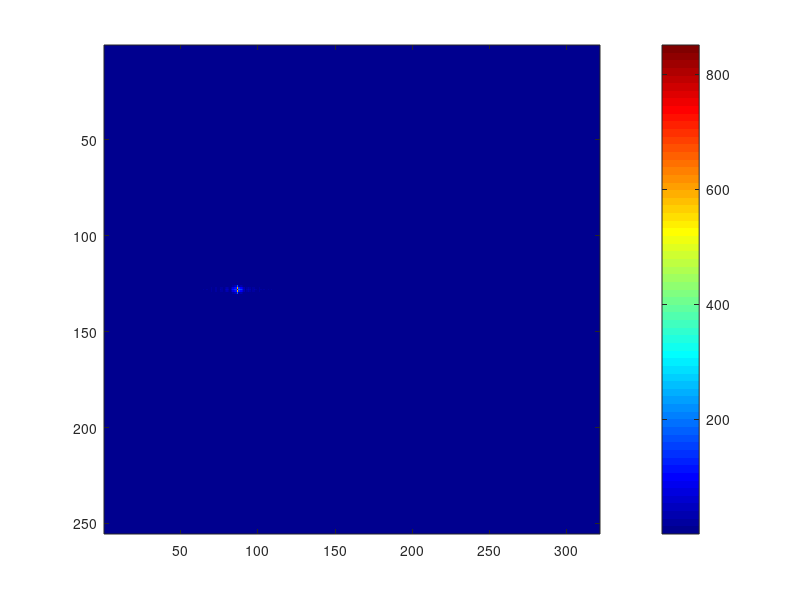

Reproduce this figure in MATLAB.
close all;
clear;

R0 = 20*1000; % slant range of closest approach (m)
Vr = 150;     % effective radar velocity (m/s)
c = 3e+8;     % light speed (m/s)

Fr = 60e+6;   % range sampling rate (Hz)
Tr = 2.5e-6;  % transmitted pulse duration (s)

f0 = 5.3e+9;  % radar center frequency (Hz);
Kr = 20e+12;  % range FM rate (Hz/sec);

lambda = c/f0;

eta_c = 0;

PRF = 100;

% time axes
Nr = 321;    % number of range samples
Na = 255;    % number of azimuth samples

tau = ((0:Nr-1) - (Nr-1)/2) / Fr ; % shift the receiving window by 2*R0/c

%tau = linspace(-Nr/(2*Fr), Nr/(2*Fr), Nr) + 2*R0/c;


eta = linspace(-1.27, 1.27, Na);  % azimuth time referenced to closest approach (s)
                                  % This implies the target is in the
                                  % middle along the azimuth direction
                                

% envelopes
wr = @(x) double(abs(x) < (Tr/2)); % simple rectangular range window

wa = @(x) sinc(x).^2;            % azimuth envelope (sinc-squared)

% instantaneous slant range
R = @(eta) sqrt(R0^2 + (Vr * eta).^2); 

s0 = zeros(Na, Nr);

for ii = 1:Na
    
    Ri = R(eta(ii));          % instantaneous slant range
    range_arg = tau - 2*(Ri-R0)/c; %;  precision concern

    s0(ii,:) = wr(range_arg) .* ...
        wa(eta(ii) - eta_c) .* ...
        exp(-1j*4*pi*f0*Ri/c) .* ...
        exp(1j*pi*(Kr) .* (range_arg).^2);

    dd = wr(range_arg);

end

tau_ref = ((0:Nr-1) - (Nr-1)/2) / Fr;


tt = -Tr/2 : 1/Fr : Tr/2; % the same as tau_ref(86:236);

ref_chirp = exp(1j * pi * Kr * tt.^2);

ref_chirp = ref_chirp(2:150); % remove the beginning and the end

G = conj((fft(ref_chirp, Nr))); % zero padding
S = fft(s0, [], 2); 


S_filtered = G .*S;
s_range_compressed = ifft(S_filtered, [], 2);

% azimuth fourier transform

rgc_dopp = (fft(s_range_compressed, [], 1));


fdopp = (0:Na-1)'/Na*PRF;  % Na x 1 vector
% -PRF/2 <= f_doppler < PRF/2
% PRF is the upper bound of the azimuth frequency axis


idx_wrap = fdopp>=PRF/2;
fdopp(idx_wrap) = fdopp(idx_wrap) - PRF;

dopp_R = -2*Vr^2/lambda/R0; % Doppler rate

slc = ifft(rgc_dopp.*exp(1j*pi*fdopp.^2/dopp_R));

imagesc(1:Nr, 1:Na, abs(slc));
colorbar;
colormap jet;



%{
subplot(1,2,1);
imagesc(1:Nr, 1:Na, abs(s0)); 
xlabel("Range (samples)");
ylabel("Azimuth (samples)");
title("Magnitude");
colorbar;
colormap jet;

subplot(1,2,2);
imagesc(1:Nr, 1:Na, abs(s_range_compressed)); 
xlabel("Range (samples)");
ylabel("Azimuth (samples)");
title("Magnitude");
colorbar;
colormap jet;

sgtitle("Time domain characteristics of single point target");
%}
